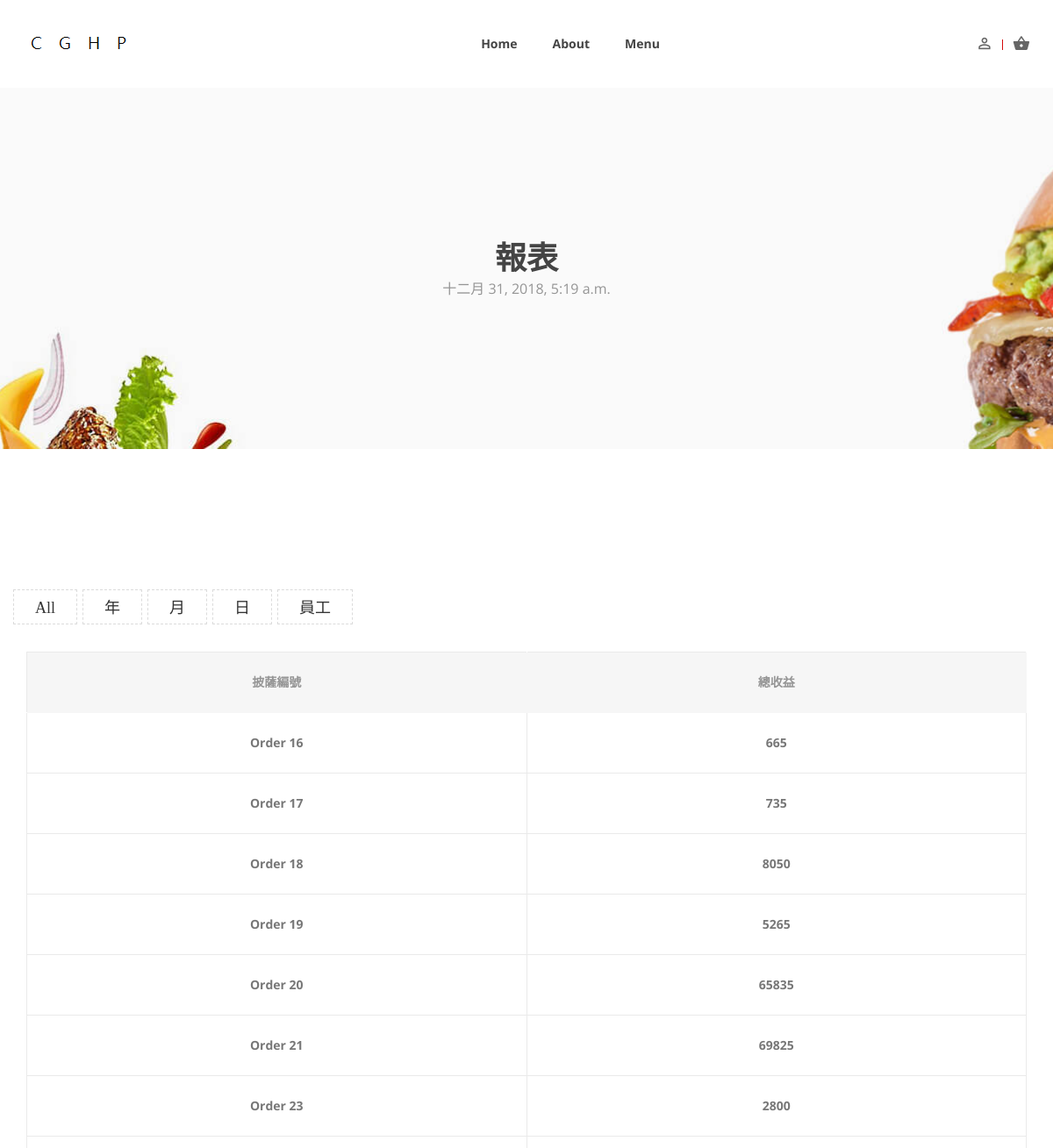
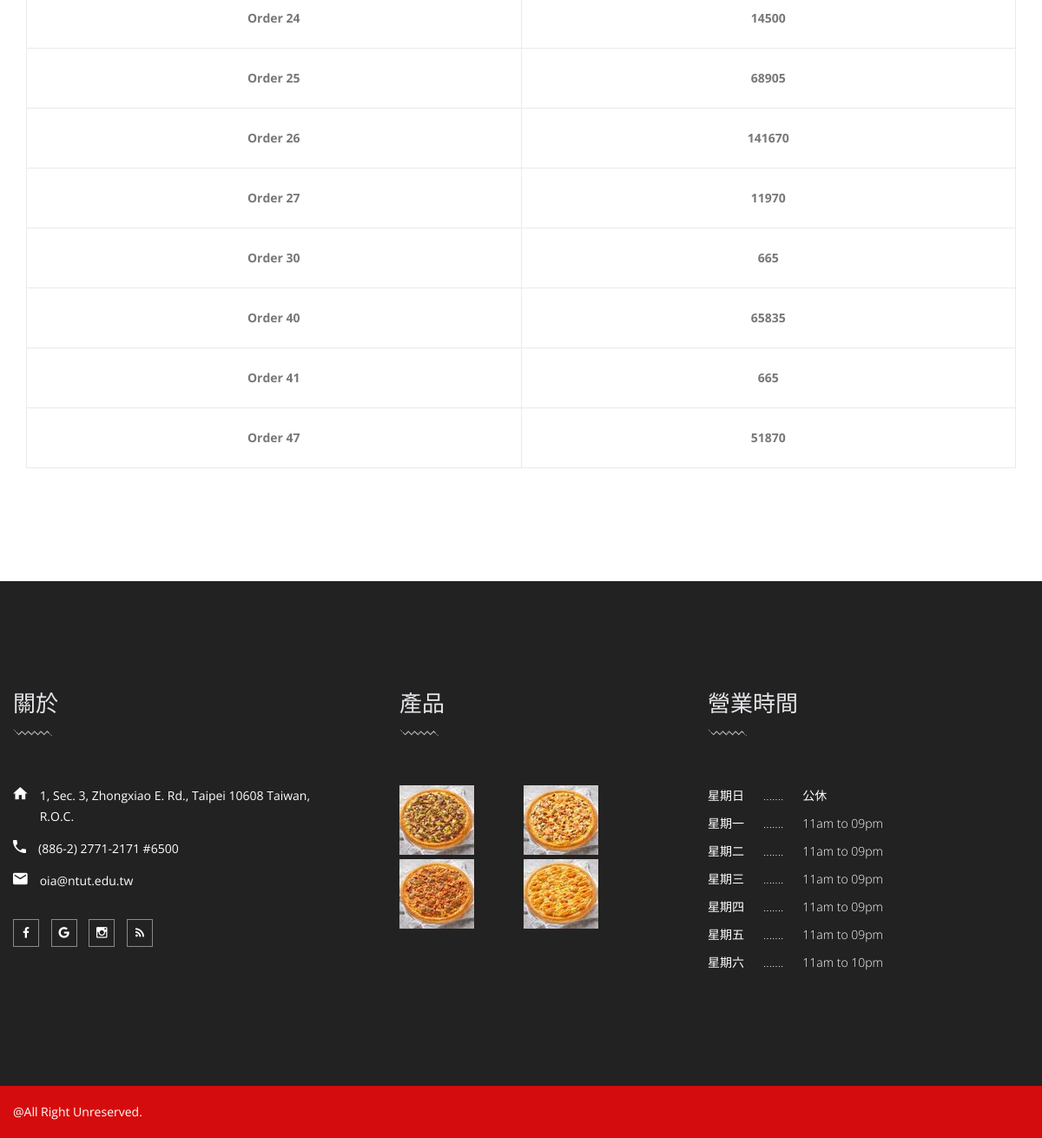
/checkorder/moneyreport/, run on the app's committed database (2 pictures, top to bottom).
### FSMS/models.py (models this page shows)
class CheckOrder(models.Model):
    order_no = models.OneToOneField(
        Order, verbose_name='訂單編號', on_delete=models.CASCADE, null=False)
    employee_id = models.ForeignKey(
        Employee, verbose_name='員工編號', on_delete=models.CASCADE, null=False)
    profits = models.PositiveIntegerField(
        verbose_name='訂單利潤', null=False)
    class Meta:
        unique_together=('order_no', 'employee_id')

### SOS/models.py (models this page shows, shortened)
class Order(models.Model):
    order_no = models.AutoField(
        verbose_name='訂單編號', null=False, primary_key=True)
    member_id = models.ForeignKey(
        Member, verbose_name='會員編號', on_delete=models.CASCADE, null=False) # 哪一個 會員 產生的訂單
    ordered_date = models.DateTimeField(
        verbose_name='訂單產生時間', auto_now_add=True, null=False)
    updated = models.DateTimeField(auto_now=True)
    paid = models.BooleanField(default=False) # 若為 true 代表 尚未出貨
    shipped_date = models.DateTimeField(
        verbose_name='實際出貨時間', default=timezone.now)
    isFreeShipping = models.BooleanField(default=False, verbose_name='是否免運', editable=False)
    discountRate = models.DecimalField(
        max_digits=3, decimal_places=2, default=1, null=False, verbose_name='折扣',editable=False)
    class Meta:
        ordering = ['-ordered_date',]
    def __str__(self):
        return 'Order {}'.format(self.order_no)

### FSMS/views.py (the view)
# urls.py: path('moneyreport/', money_report, name='money_report')
def money_report(request):
    total_order = Order.objects.all()
    total_result = CheckOrder.objects.all()
    total_profits = 0
    today = datetime.datetime.now()
    year_result = []
    for year in range(2015, today.year+1):
        temp = []
        temp.append(year)
        buf = 0
        for checkorder in total_result:
            if str(year) == str(Order.objects.get(order_no=checkorder.order_no.order_no).ordered_date.year):
                buf += checkorder.profits
        temp.append(buf)
        year_result.append(temp)
    month_result = []
    for year in range(2015, today.year+1):
        for month in range(1, 13):
            temp = []
            temp.append(year)
            temp.append(month)
            buf = 0
            for checkorder in total_result:
                if str(year) == str(Order.objects.get(order_no=checkorder.order_no.order_no).ordered_date.year):
                    if str(month) == str(Order.objects.get(order_no=checkorder.order_no.order_no).ordered_date.month):
                        buf += checkorder.profits
            temp.append(buf)
            month_result.append(temp)
    day_result = []
    for date in range(1, 32):
        temp = []
        temp.append(today.year)
        temp.append(today.month)
        temp.append(date)
        buf = 0
        for checkorder in total_result:
            if today.year == Order.objects.get(order_no=checkorder.order_no.order_no).ordered_date.year:
                if today.month == Order.objects.get(order_no=checkorder.order_no.order_no).ordered_date.month:
                    if date == Order.objects.get(order_no=checkorder.order_no.order_no).ordered_date.day:
                        buf += checkorder.profits
        temp.append(buf)
        day_result.append(temp)
    for order in total_result:
        total_profits += order.profits
    employee_result = []
    for employee in Employee.objects.all():
        temp=[]
        temp.append(Employee.objects.get(user_id=employee.user_id))
        buf = 0
        for checkorder in total_result:
            if checkorder.employee_id == Employee.objects.get(user_id=employee.user_id):
                buf += checkorder.profits
        temp.append(buf)
        employee_result.append(temp)
    return render(request, 'money_report.html', locals())

### MCS/models.py (called while the page is built)
    def __str__(self):
        return self.user_id.email

### SCS/context_processors.py (called while the page is built)
def cart(request):
    return {'cart': Cart(request)}

### templates/money_report.html (shortened to what this page needs)
{% extends 'base.html' %}
{% load static %}
{% load starsCount %}
{% block content %}
<div class="ht__bradcaump__area bg-image--18">
	<div class="ht__bradcaump__wrap d-flex align-items-center">
		<div class="container">
			<div class="row">
				<div class="col-lg-12 col-md-12 col-sm-12">
					<div class="bradcaump__inner text-center">
						<h2 class="bradcaump-title">報表</h2>
						<p>{{today}}</p>
					</div>
				</div>
			</div>
		</div>
	</div>
</div>
<section class="food__menu__grid__area section-padding--lg">
	<div class="container">
		<div class="row mt--30">
			<div class="col-lg-12">
				<div class="fd__tab__content tab-content" id="nav-tabContent">
					<div class="row">
						<div class="col-lg-12">
							<div class="food__nav nav nav-tabs" role="tablist">
								<a class="active" id="nav-all-tab" data-toggle="tab" href="#nav-all" role="tab">All</a>
								<a id="nav-year-tab" data-toggle="tab" href="#nav-year" role="tab">年</a>
								<a id="nav-month-tab" data-toggle="tab" href="#nav-month" role="tab">月</a>
								<a id="nav-day-tab" data-toggle="tab" href="#nav-day" role="tab">日</a>
								<a id="nav-employee-tab" data-toggle="tab" href="#nav-employee" role="tab">員工</a>
							</div>
						</div>
					</div>
					<div class="row mt--30">
						<div class="col-md-12 col-sm-12 ol-lg-12">
							<div class="fd__tab__content tab-content" id="nav-tabContent">
								<div class="food__list__tab__content tab-pane fade show active" id="nav-all" role="tabpanel">
									<div class="table-content table-responsive">
										<div class="col-lg-12 col-md-12 ">
											<table class="cart">
												<thead>
													<tr class="title-top">
														<th class="product-subtotal">披薩編號</th>
														<th class="product-subtotal">總收益</th>
													</tr>
												</thead>
												<tbody>
													{% for item in total_result %}
													<tr>
														<td class="product-subtotal"> {{ item.order_no }}</a></td>
														<td class="product-subtotal">{{ item.profits }}</td>
													</tr>
													{% endfor %}
												</tbody>
											</table>
										</div>
									</div>
								</div>
							</div>
						</div>
					</div>
				</div>
			</div>
		</div>
	</div>
</section>
{% endblock %}

### data on the page
CheckOrder: order_no "Order 16", profits "665"
CheckOrder: order_no "Order 17", profits "735"
CheckOrder: order_no "Order 18", profits "8050"
CheckOrder: order_no "Order 19", profits "5265"
CheckOrder: order_no "Order 20", profits "65835"
CheckOrder: order_no "Order 21", profits "69825"
CheckOrder: order_no "Order 23", profits "2800"
CheckOrder: order_no "Order 24", profits "14500"
CheckOrder: order_no "Order 25", profits "68905"
CheckOrder: order_no "Order 26", profits "141670"
CheckOrder: order_no "Order 27", profits "11970"
CheckOrder: order_no "Order 30", profits "665"
CheckOrder: order_no "Order 40", profits "65835"
CheckOrder: order_no "Order 41", profits "665"
CheckOrder: order_no "Order 47", profits "51870"
